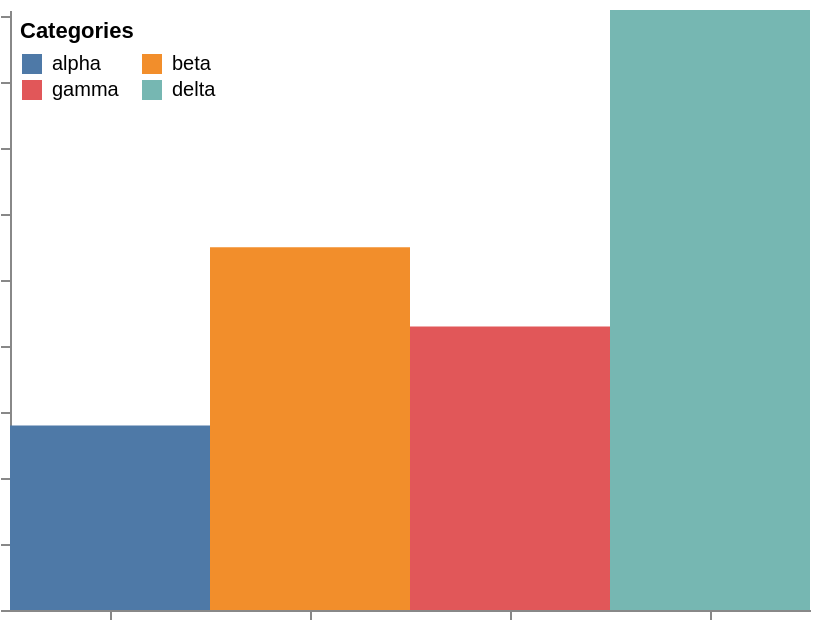

Express this chart as Vega-Lite.
### Vega specification from a JSON file in a GitHub repository (floating-point values rounded to 4 significant figures)
{"$schema": "https://vega.github.io/schema/vega/v6.json", "width": 400, "height": 300, "padding": 5, "autosize": "none", "data": [{"name": "table", "values": [{"a": "alpha", "b": 28}, {"a": "beta", "b": 55}, {"a": "gamma", "b": 43}, {"a": "delta", "b": 91}]}], "scales": [{"name": "xscale", "type": "band", "domain": {"data": "table", "field": "a"}, "range": "width"}, {"name": "yscale", "type": "linear", "domain": {"data": "table", "field": "b"}, "range": "height"}, {"name": "cs", "type": "ordinal", "domain": {"data": "table", "field": "a"}, "range": ["#4e79a7", "#f28e2b", "#e15759", "#76b7b2"]}], "legends": [{"fill": "cs", "title": "Categories", "orient": "top-left", "direction": "horizontal", "columns": 2, "symbolType": "square", "offset": 5}], "axes": [{"orient": "bottom", "scale": "xscale", "labels": false}, {"orient": "left", "scale": "yscale", "labels": false}], "marks": [{"type": "rect", "from": {"data": "table"}, "encode": {"update": {"x": {"scale": "xscale", "field": "a"}, "width": {"scale": "xscale", "band": 1}, "y": {"scale": "yscale", "field": "b"}, "y2": {"scale": "yscale", "value": 0}, "fill": {"scale": "cs", "field": "a"}}}}]}
